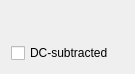
<?xml version="1.0" encoding="UTF-8"?>
<ui version="4.0">
 <class>widgetSpectrum</class>
 <widget class="QWidget" name="widgetSpectrum">
  <property name="geometry">
   <rect>
    <x>0</x>
    <y>0</y>
    <width>135</width>
    <height>74</height>
   </rect>
  </property>
  <layout class="QGridLayout" name="layoutSpectrumGroup">
   <item row="1" column="0">
    <widget class="QCheckBox" name="checkRemoveDC">
     <property name="toolTip">
      <string>Plot the apodized, DC-subtracted version of the spectrum which is used to generate the A-line</string>
     </property>
     <property name="text">
      <string>DC-subtracted</string>
     </property>
    </widget>
   </item>
   <item row="0" column="0" colspan="2">
    <widget class="QWidget" name="widgetSpec" native="true">
     <property name="autoFillBackground">
      <bool>true</bool>
     </property>
    </widget>
   </item>
  </layout>
 </widget>
 <resources/>
 <connections/>
</ui>
